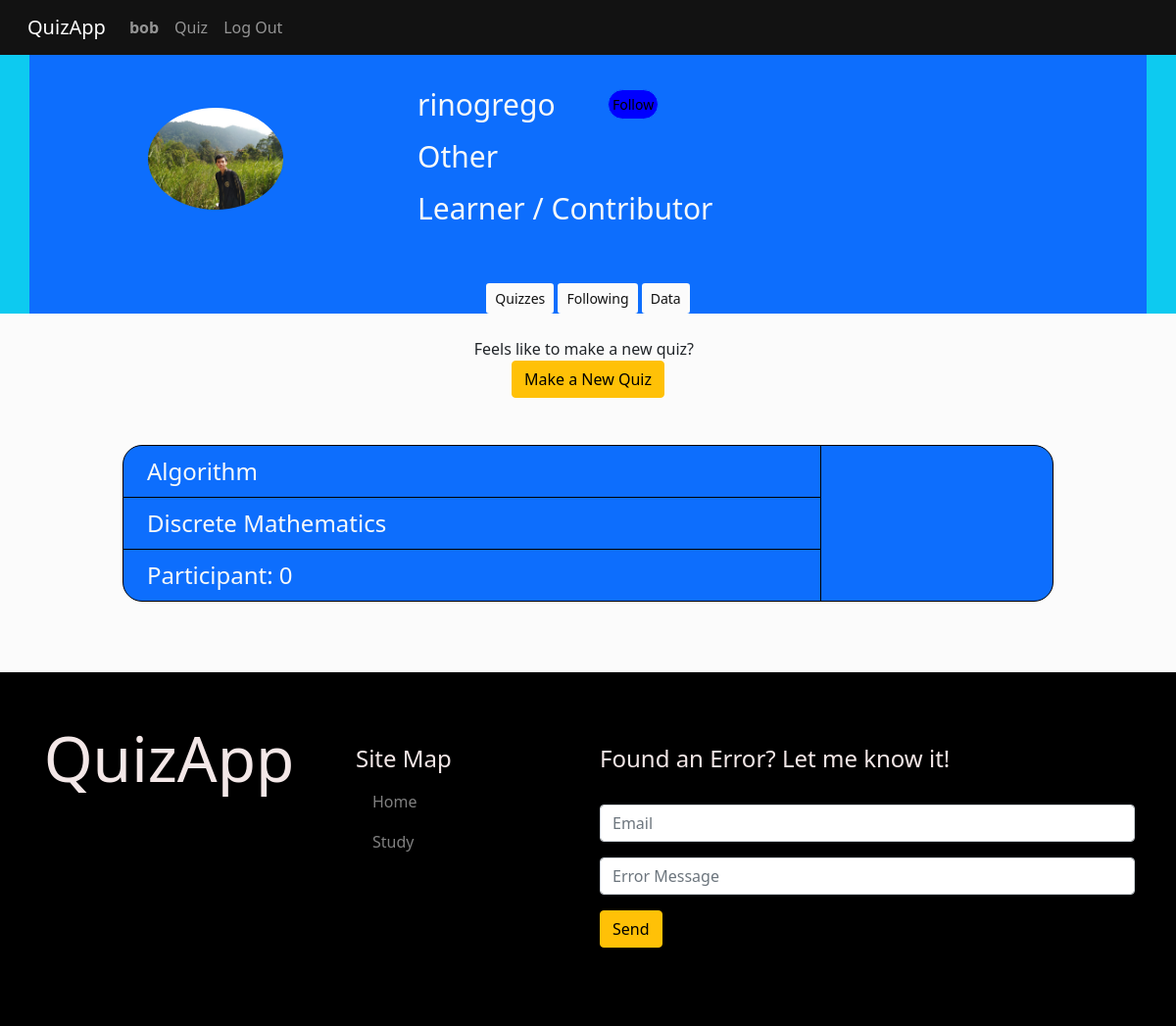
The app's page /profile/rinogrego (signed in), older data.
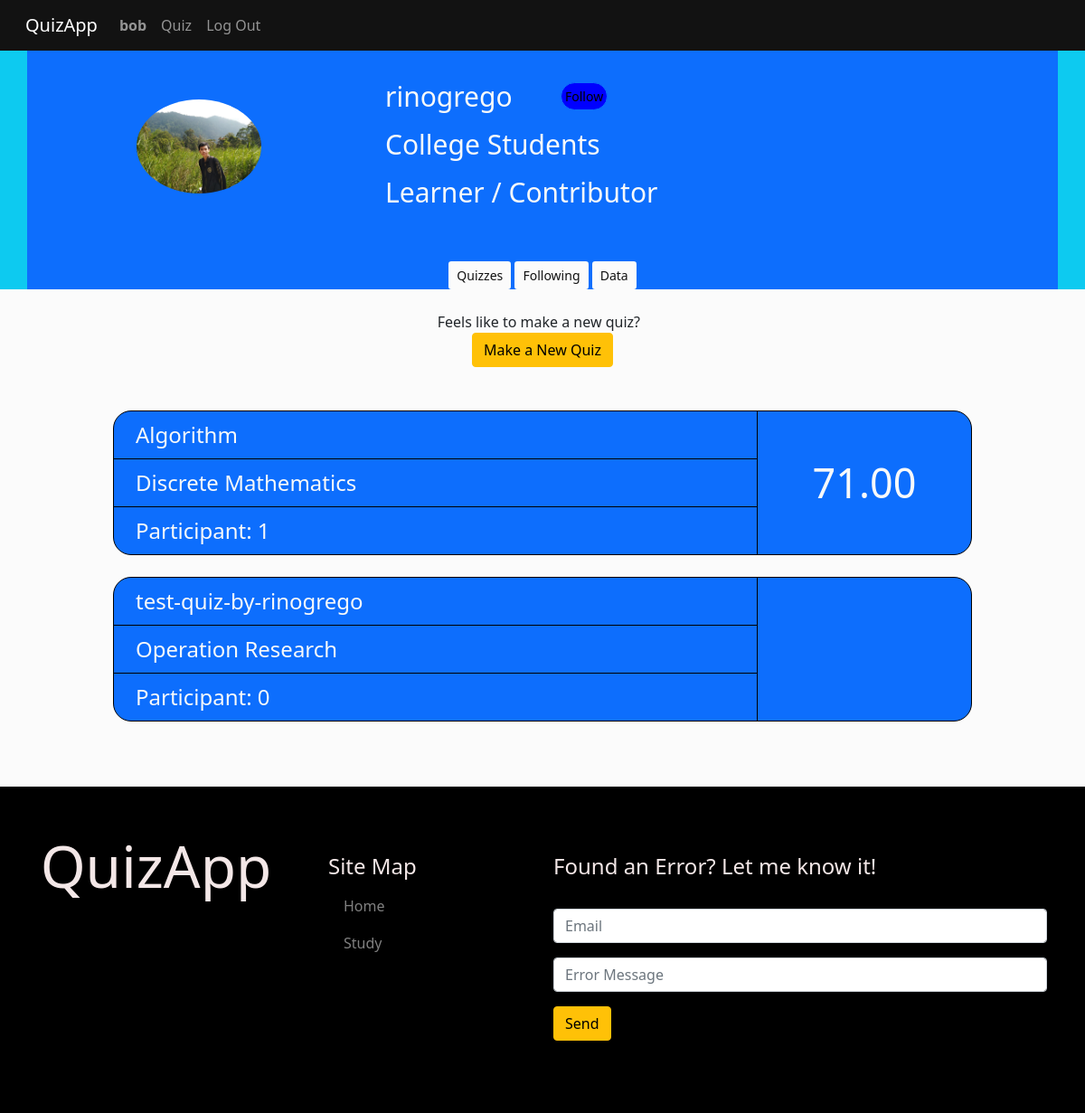
The same page, newer data.
### quizApp/models.py (models this page shows, shortened)
class User(AbstractUser):
  image = models.ImageField(upload_to='media/profile/', default='media/profile/user.png')
  date = models.DateTimeField(auto_now_add=True)
  year = models.IntegerField(null=True, blank=False)
  follows = models.ManyToManyField("self", related_name="followers", symmetrical=False, blank=True)
  LEVEL_CHOICES = (
    ('O', 'Other'),
    ('C', 'College Students'),
    ('G', 'Graduate'),
    ('W', 'Working'),
  )
  level = models.CharField(max_length=50, choices=LEVEL_CHOICES, default='Other')
  def has_contribution(self):
    if self.quizzes.count() > 0:
      return True
    else:
      return False
  def has_participated(self):
    if self.quizzes_taken.count() > 0:
      return True
    else:
      return False
  def status(self):
    if self.has_participated() == True and self.has_contribution() == True:
      return "Learner / Contributor"
    elif self.has_participated() == True:
      return "Learner"
    elif self.has_contribution() == True:
      return "Contributor"
    else:
      return "Sightseeing"
  def date_mm_dd_yy(self):
    return str(self.date.strftime("%b %d, %Y"))

class Quiz(models.Model):
  slug = models.SlugField(max_length=40, null=True)
  title = models.CharField(max_length=40, null=False, blank=False, default="Untitled")
  creator = models.ForeignKey(User, on_delete=models.CASCADE, related_name="quizzes")
  topic = models.ForeignKey(Topic, on_delete=models.CASCADE, related_name="quizzes")
  date = models.DateTimeField(auto_now_add=True)
  def average_score(self):
    result = Participant.objects.filter(quiz__id=self.id).aggregate(Avg("score"))
    return result["score__avg"]

class Topic(models.Model):
  slug = models.SlugField(max_length=40, default="other")
  title = models.CharField(max_length=40, null=False, blank=False, default="Other")

### quizApp/views.py (the view, shortened to what this page needs)
# urls.py: path("profile/<str:username>", views.profile, name="profile"),
@login_required(login_url='login')
def profile(request, username):
  user = User.objects.get(username=username)
  my_quizzes = Quiz.objects.filter(creator__username=username)
  following_quizzes = Quiz.objects.filter(creator__in=user.follows.all())
  topics = Topic.objects.all()
  try:
    user.followers.get(id=request.user.id)
    follow_status = True
  except:
    follow_status = False
  contributions = []
  for topic in topics:
    if Quiz.objects.filter(creator__username=username, topic=topic).count() != 0:
      contributions.append((topic.title, Quiz.objects.filter(creator__username=username, topic=topic).count()))
  return render(request, "quizApp/profile.html", {
    "User": user,
    "myQuizzes": my_quizzes,
    "followingQuizzes": following_quizzes,
    "Contributions": contributions,
    "Follow_status": follow_status,
  })

### quizApp/templates/quizApp/profile.html (shortened to what the changed rows need)
{% extends 'quizApp/layout.html' %}
{% block body %}
<div class="main-profile-container bg-info">
  <div class="container bg-primary h-100 text-light">
    <div class="row h-100">
      <div class="col-lg-4 col-md-4 col-sm-5 col-5 d-flex align-items-center">
        <div class="container d-flex justify-content-center">
          {% if request.user.username == User.username %}
          <a href="#" >
            <img src="/{{ User.image }}" alt="{{ User.image }}" height="160" width="140" data-bs-toggle="modal" data-bs-target="#change_profile_pic_modal" class="img-fluid rounded-circle mt-1 border-primary border bg-primary">
          </a>
          {% else %}
          <img src="/{{ User.image }}" alt="{{ User.image }}" height="160" width="140" data-bs-toggle="modal" data-bs-target="#change_profile_pic_modal" class="img-fluid rounded-circle mt-1 border-primary border bg-primary">
          {% endif %}
        </div>
      </div>
      <div class="col-lg-8 col-md-8 col-sm-7 col-7 pt-4 ps-4">
        <div class="row profile-info p-1">
          {{ User.username }}
          {% if request.user.username == User.username %}
          {% else %}
            {% if Follow_status %}
            <div class="btn btn-sm btn-custom-121212 d-flex justify-content-center align-items-center ms-4" style="width: 15%;">
              <a href="{% url 'follow' User.username %}"  class="rounded-pill border p-1 border-warning" id="profile-unfollow">Unfollow</a>
            </div>
            {% else %}
            <div class="btn btn-sm btn-custom-121212 d-flex justify-content-center align-items-center ms-4" style="width: 15%;">
            </div>
            {% endif %}
          {% endif %}
        </div>
        {% if request.user.username == User.username %}
        <div class="row profile-info p-1" data-bs-toggle="modal" data-bs-target="#change_status_modalx" id="profile-change-status">
          {{ User.get_level_display }}
        </div>
        {% else %}
        <div class="row profile-info p-1">
          {{ User.get_level_display }}
        </div>
        {% endif %}
        <div class="row profile-info p-1">{{ User.status }}</div>
      </div>
    </div>
  </div>
</div>
<div class="container mt-4 profile-section text-dark">
  <div class="row mt-3 profile-myQuizzes-container" style="display: flex;">
  {% for quiz in myQuizzes %}
  <div class="container">
    <div class="row mb-4">
    <div class="col-lg-1 col-md-1 col-sm-1" style="text-align: center;"></div>
    <div class="col-lg-10 col-md-10 col-sm-10 profile-content bg-primary" style="text-align: center;">
      <a href="{% url 'test' quiz.id quiz.slug %}" class="profile-quiz-container-anchor">
      <div class="row text-light">
        <div class="col-lg-9 col-md-9 col-sm-9">
          <div class="row profile-content-judul p-2 display-custom ps-4">{{ quiz.title }}</div>
          <div class="row profile-content-topic p-2 display-custom ps-4">{{ quiz.topic.title }}</div>
          <div class="row profile-content-participant p-2 display-custom ps-4">Participant: {{ quiz.taken_by.count }}</div>
        </div>
        <div class="col-lg-3 col-md-3 col-sm-3 profile-content-avgscr d-flex justify-content-center align-items-center">{{ quiz.average_score | floatformat:2 }}</div>
      </div>
      </a>
    </div>
    <div class="col-lg-1 col-md-1 col-sm-1" style="text-align: center;"></div>
  </div>
  </div>
  {% empty %}
  {% if request.user.username == User.username %}
    <p class="display-6 mt-4 pt-4 d-flex justify-content-center">You haven't made any quizzes yet.</p>
  {% else %}
    <p class="display-6 mt-4 pt-4 d-flex justify-content-center">This account haven't made any quizzes yet.</p>
  {% endif %}
  {% endfor %}
  </div>
</div>
{% endblock %}

Row changes from the older to the newer data that the page shows:
changed User "rinogrego": level "Other" → "College Students"
shown differently, row unchanged: Quiz "Algorithm": taken_by.count "0" → "1"; average_score (not shown) → "71.00"
added Quiz: title "test-quiz-by-rinogrego", topic "Operation Research", taken_by.count "0"
